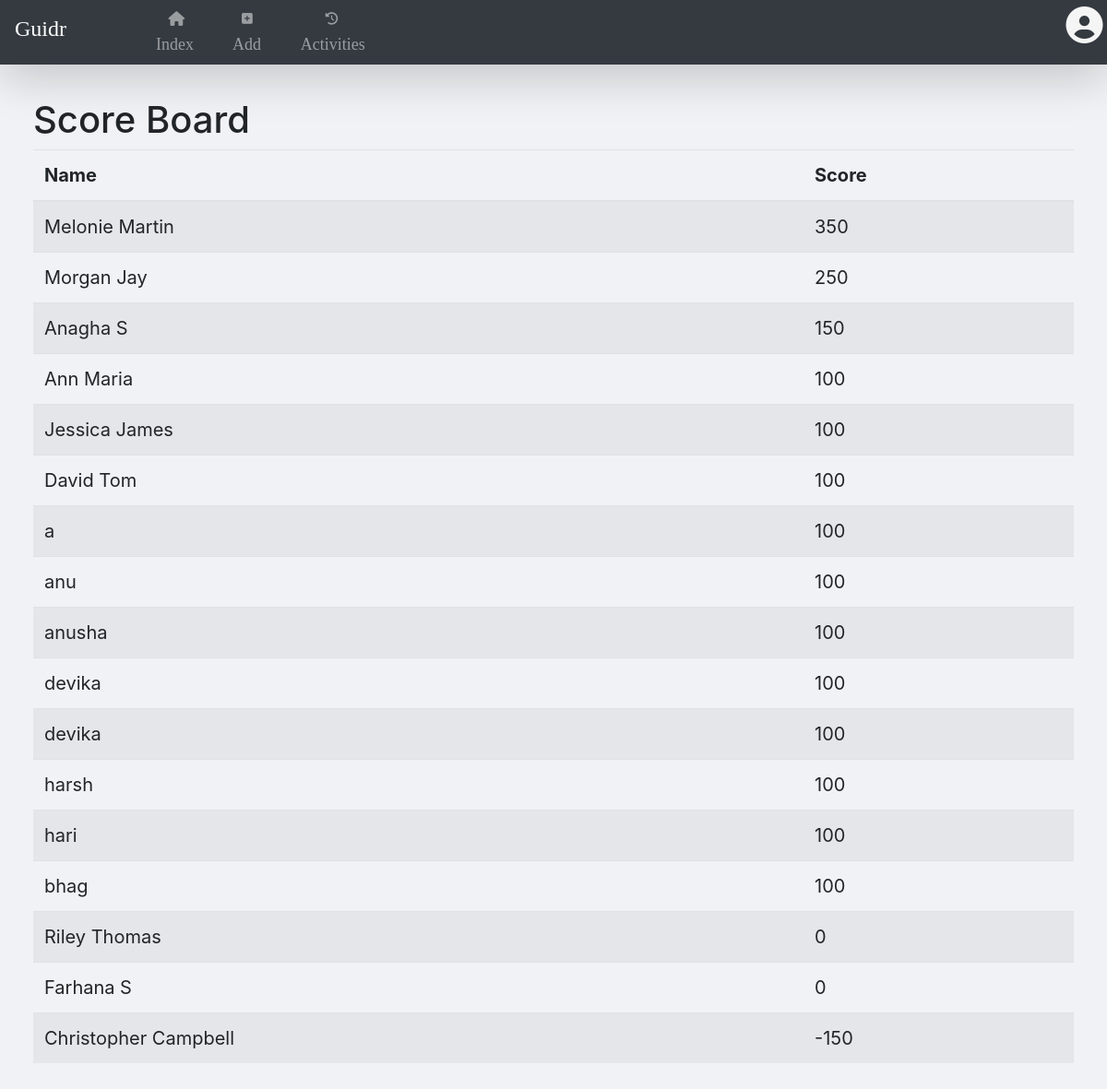
/scoreBoard, run on an earlier commit of the app's database.
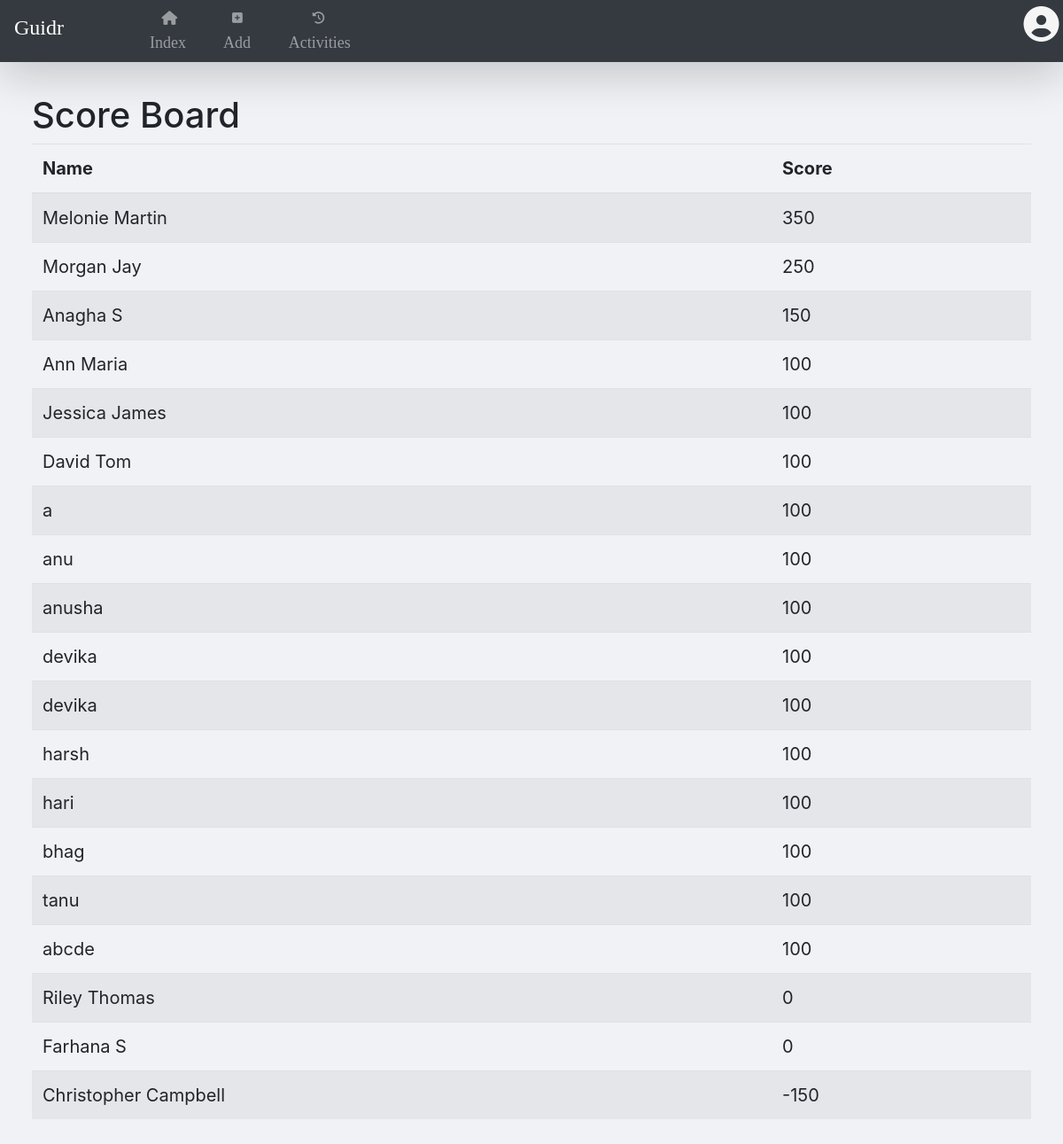
And on a later commit of the database.
### app.py (models this page shows)
class User(db.Model):
    id = db.Column(db.Integer, primary_key=True)
    username = db.Column(db.String(50))
    password = db.Column(db.String(50))
    typeOfAccount = db.Column(db.String(10))
    credentials = db.Column(db.String(50))
    about = db.Column(db.String(50))
    skills = db.Column(db.String(50))
    institute = db.Column(db.String(50))
    verifiedskills = db.Column(db.String(50))
    github = db.Column(db.String(50))
    linkedin = db.Column(db.String(50))
    score = db.Column(db.Integer, default=100)

### app.py (the view)
@app.route('/scoreBoard')
def scoreBoard():
    rank_user = User.query.order_by(desc(User.score))
    return render_template('scoreBoard.html', rank_user=rank_user)

### templates/scoreBoard.html
{% extends "layout.html"%}
{% block content%}
<h1>Score Board</h1>
<div>
    <table class="table table-striped table-hover">
        <thead>
        <tr>
            <th scope="col">Name</th>
            <th scope="col">Score</th>
        </tr>
        </thead>
        <tbody>
        <tr>
            {% for i in rank_user %}
            <td scope="row">{{i.username}}</td>
            <td>{{i.score}}</td>
        </tr>
        {% endfor %}
        </tbody>
    </table>
</div>
{% endblock%}

What changed in the data, as far as the page shows it:
added User: username "tanu", score "100"
added User: username "abcde", score "100"
